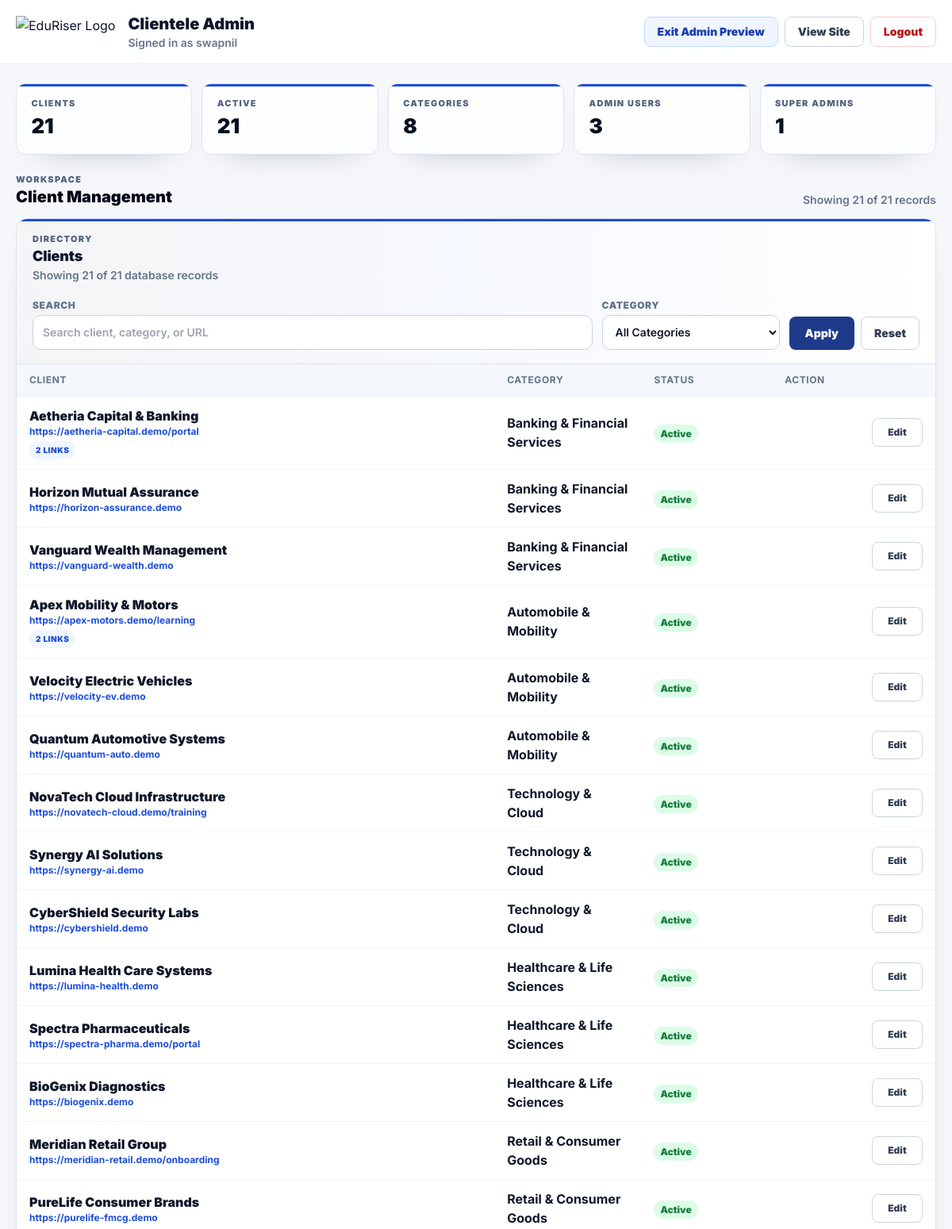
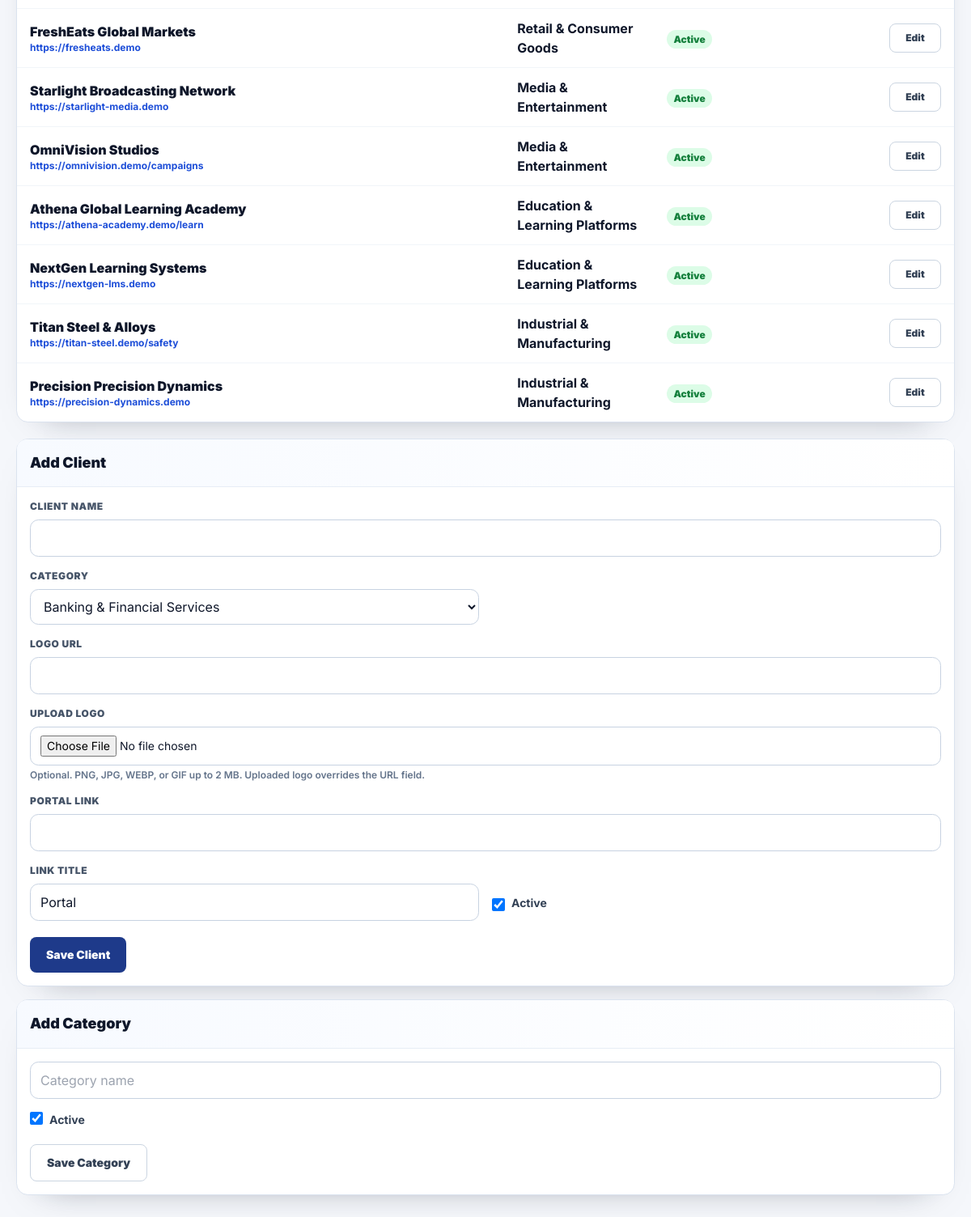
Page /admin/dashboard.php?preview_role=admin (signed in) on the committed database (2 pictures, top to bottom).
### tables this page shows
CREATE TABLE clients (
    id INT UNSIGNED AUTO_INCREMENT PRIMARY KEY,
    category_id INT UNSIGNED NOT NULL,
    name VARCHAR(180) NOT NULL,
    logo_url VARCHAR(500) DEFAULT NULL,
    primary_url VARCHAR(800) DEFAULT NULL,
    sort_order INT NOT NULL DEFAULT 0,
    is_active TINYINT(1) NOT NULL DEFAULT 1,
    created_at TIMESTAMP DEFAULT CURRENT_TIMESTAMP,
    updated_at TIMESTAMP DEFAULT CURRENT_TIMESTAMP ON UPDATE CURRENT_TIMESTAMP,
    CONSTRAINT fk_clients_category FOREIGN KEY (category_id) REFERENCES categories(id) ON DELETE RESTRICT
);

CREATE TABLE categories (
    id INT UNSIGNED AUTO_INCREMENT PRIMARY KEY,
    name VARCHAR(120) NOT NULL UNIQUE,
    slug VARCHAR(140) NOT NULL UNIQUE,
    sort_order INT NOT NULL DEFAULT 0,
    is_active TINYINT(1) NOT NULL DEFAULT 1,
    created_at TIMESTAMP DEFAULT CURRENT_TIMESTAMP,
    updated_at TIMESTAMP DEFAULT CURRENT_TIMESTAMP ON UPDATE CURRENT_TIMESTAMP
);

### includes/auth.php (called while the page is built, shortened)
<?php
require_once __DIR__ . '/db.php';
function e(?string $value): string
{
    return htmlspecialchars((string) $value, ENT_QUOTES, 'UTF-8');
}
function current_admin_email(): string
{
    return (string) ($_SESSION['employee_email'] ?? $_SESSION['sso_email'] ?? $_SESSION['admin_username'] ?? '');
}
function employee_is_super_admin(string $email): bool
{
    if (!empty($_SESSION['admin_user_id'])) {
        return true;
    }
    $employee = get_active_employee($email);
    return (int) $employee['is_super_admin'] === 1;
}

### includes/db.php (called while the page is built, shortened)
<?php
function db(): PDO
{
    static $pdo = null;
    if ($pdo instanceof PDO) {
        return $pdo;
    }
    try {
        $dsn = 'mysql:host=localhost;dbname=demo_clientele;charset=utf8mb4';
        $pdo = new PDO($dsn, 'root', '', [
            PDO::ATTR_ERRMODE => PDO::ERRMODE_EXCEPTION,
            PDO::ATTR_DEFAULT_FETCH_MODE => PDO::FETCH_ASSOC,
            PDO::ATTR_EMULATE_PREPARES => false,
        ]);
    } catch (Throwable $e) {
        $dsn = 'mysql:host=' . DB_HOST . ';dbname=' . DB_NAME . ';charset=utf8mb4';
        $pdo = new PDO($dsn, DB_USER, DB_PASS, [
            PDO::ATTR_ERRMODE => PDO::ERRMODE_EXCEPTION,
            PDO::ATTR_DEFAULT_FETCH_MODE => PDO::FETCH_ASSOC,
            PDO::ATTR_EMULATE_PREPARES => false,
        ]);
    }
    $pdo->prepare('SET time_zone = ?')->execute([DB_TIMEZONE_OFFSET]);
    return $pdo;
}

### includes/client_repository.php (called while the page is built, shortened)
<?php
require_once __DIR__ . '/db.php';
function get_categories(bool $activeOnly = false): array
{
    $sql = 'SELECT * FROM categories';
    $sql .= ' ORDER BY sort_order ASC, name ASC';
    return db()->query($sql)->fetchAll();
}

### admin/dashboard.php (the view, shortened to what this page needs)
<?php
require_once __DIR__ . '/../includes/auth.php';
require_once __DIR__ . '/../includes/client_repository.php';
$pdo = db();
$currentAdminEmail = current_admin_email();
$isSuperAdmin = employee_is_super_admin($currentAdminEmail);
$previewAdminView = $isSuperAdmin && ($_GET['preview_role'] ?? '') === 'admin';
$categories = get_categories();
$search = trim((string) ($_GET['search'] ?? ''));
$params = [];
$sql = 'SELECT c.*, cat.name AS category_name,
               (SELECT COUNT(*) FROM client_links cl WHERE cl.client_id = c.id) AS link_count
        FROM clients c
        INNER JOIN categories cat ON cat.id = c.category_id';
$sql .= ' ORDER BY cat.sort_order ASC, cat.name ASC, c.sort_order ASC, c.name ASC';
$stmt = $pdo->prepare($sql);
$stmt->execute($params);
$clients = $stmt->fetchAll();
$totalClientCount = (int) $pdo->query('SELECT COUNT(*) FROM clients')->fetchColumn();
$activeClientCount = (int) $pdo->query('SELECT COUNT(*) FROM clients WHERE is_active = 1')->fetchColumn();
$adminEmployeeCount = (int) $pdo->query('SELECT COUNT(*) FROM employees WHERE can_access_admin = 1 AND is_active = 1')->fetchColumn();
try {
    $superAdminEmployeeCount = (int) $pdo->query('SELECT COUNT(*) FROM employees WHERE is_super_admin = 1 AND is_active = 1')->fetchColumn();
} catch (Throwable $exception) {
    $superAdminEmployeeCount = 0;
}
$totalClients = count($clients);
?>
<!DOCTYPE html>
<html lang="en">
<head>
    <script src="https://cdn.tailwindcss.com"></script>
</head>
<body class="text-slate-900">
    <header class="sticky top-0 z-40 border-b border-slate-200 bg-white/90 backdrop-blur">
        <div class="mx-auto flex max-w-7xl flex-col gap-4 px-4 py-4 sm:px-5 lg:flex-row lg:items-center lg:justify-between">
            <div class="flex items-center gap-4">
                <img src="https://eduriserck.com/eduriser/eduriser-logo.svg" alt="EduRiser Logo" class="h-10 w-auto">
                <div>
                    <h1 class="text-xl font-black">Clientele Admin</h1>
                    <p class="text-sm font-semibold text-slate-500">Signed in as <?= e($_SESSION['admin_username'] ?? 'admin') ?></p>
                </div>
            </div>
            <div class="admin-header-actions flex flex-wrap gap-2">
                <?php if ($isSuperAdmin): ?>
                    <?php if ($previewAdminView): ?>
                        <a href="dashboard.php" class="inline-flex rounded-lg border border-blue-200 bg-blue-50 px-4 py-2 text-sm font-black text-blue-800 hover:bg-blue-100">Exit Admin Preview</a>
                    <?php else: ?>
                        <a href="dashboard.php?preview_role=admin" class="inline-flex rounded-lg border border-blue-200 bg-blue-50 px-4 py-2 text-sm font-black text-blue-800 hover:bg-blue-100">Preview Admin View</a>
                    <?php endif; ?>
                <?php endif; ?>
                <a href="../index.php" target="_blank" class="inline-flex rounded-lg border border-slate-300 bg-white px-4 py-2 text-sm font-black text-slate-700 hover:bg-blue-50">View Site</a>
                <a href="logout.php" class="inline-flex rounded-lg border border-red-200 bg-white px-4 py-2 text-sm font-black text-red-700 hover:bg-red-50">Logout</a>
            </div>
        </div>
    </header>
    <main class="admin-shell">
        <section class="grid grid-cols-2 gap-3 lg:grid-cols-5">
            <div class="admin-surface admin-stat">
                <div class="admin-stat-top"><p class="admin-eyebrow">Clients</p></div>
                <p class="admin-stat-value font-black"><?= $totalClientCount ?></p>
            </div>
            <div class="admin-surface admin-stat">
                <div class="admin-stat-top"><p class="admin-eyebrow">Active</p></div>
                <p class="admin-stat-value font-black"><?= $activeClientCount ?></p>
            </div>
            <div class="admin-surface admin-stat">
                <div class="admin-stat-top"><p class="admin-eyebrow">Categories</p></div>
                <p class="admin-stat-value font-black"><?= count($categories) ?></p>
            </div>
            <div class="admin-surface admin-stat">
                <div class="admin-stat-top"><p class="admin-eyebrow">Admin Users</p></div>
                <p class="admin-stat-value font-black"><?= $adminEmployeeCount ?></p>
            </div>
            <div class="admin-surface admin-stat">
                <div class="admin-stat-top"><p class="admin-eyebrow">Super Admins</p></div>
                <p class="admin-stat-value font-black"><?= $superAdminEmployeeCount ?></p>
            </div>
        </section>
        <div class="admin-workspace-title">
            <div>
                <p class="admin-eyebrow">Workspace</p>
                <h2 class="text-xl font-black text-slate-950">Client Management</h2>
            </div>
            <p class="text-sm font-semibold text-slate-500">Showing <?= $totalClients ?> of <?= $totalClientCount ?> records</p>
        </div>
        <section class="grid items-stretch gap-5 xl:grid-cols-[minmax(0,1fr)_24rem]">
            <div class="admin-tools-column order-2 xl:order-2">
                <form method="post" enctype="multipart/form-data" class="admin-surface admin-tool-card">
                    <h2 class="text-lg font-black">Add Client</h2>
                    <div class="mt-4 grid gap-4 sm:grid-cols-2">
                        <div class="sm:col-span-2">
                            <label class="mb-2 block text-xs font-black uppercase tracking-wider text-slate-600">Client Name</label>
                            <input name="name" required class="admin-input">
                        </div>
                        <div>
                            <label class="mb-2 block text-xs font-black uppercase tracking-wider text-slate-600">Category</label>
                            <select name="category_id" required class="admin-input">
                                <?php foreach ($categories as $category): ?>
                                    <option value="<?= (int) $category['id'] ?>"><?= e($category['name']) ?></option>
                                <?php endforeach; ?>
                            </select>
                        </div>
                        <div class="sm:col-span-2">
                            <label class="mb-2 block text-xs font-black uppercase tracking-wider text-slate-600">Logo URL</label>
                            <input name="logo_url" type="text" class="admin-input">
                        </div>
                        <div class="sm:col-span-2">
                            <label class="mb-2 block text-xs font-black uppercase tracking-wider text-slate-600">Upload Logo</label>
                            <input name="logo_file" type="file" accept="image/png,image/jpeg,image/webp,image/gif" class="admin-input text-sm">
                            <p class="mt-1 text-xs font-semibold text-slate-500">Optional. PNG, JPG, WEBP, or GIF up to 2 MB. Uploaded logo overrides the URL field.</p>
                        </div>
                        <div class="sm:col-span-2">
                            <label class="mb-2 block text-xs font-black uppercase tracking-wider text-slate-600">Portal Link</label>
                            <input name="primary_url" type="url" required class="admin-input">
                        </div>
                        <div>
                            <label class="mb-2 block text-xs font-black uppercase tracking-wider text-slate-600">Link Title</label>
                            <input name="link_title" value="Portal" class="admin-input">
                        </div>
                        <label class="flex items-end gap-2 pb-3 text-sm font-bold text-slate-700">
                            <input name="is_active" type="checkbox" checked class="h-4 w-4 rounded border-slate-300">
                            Active
                        </label>
                    </div>
                    <button class="mt-5 w-full rounded-lg bg-blue-900 px-5 py-3 text-sm font-black text-white hover:bg-blue-800 sm:w-auto">Save Client</button>
                </form>
                <form method="post" class="admin-surface admin-tool-card">
                    <h2 class="text-lg font-black">Add Category</h2>
                    <div class="mt-4 grid gap-4">
                        <input name="name" required placeholder="Category name" class="admin-input">
                    </div>
                    <label class="mt-4 flex gap-2 text-sm font-bold text-slate-700">
                        <input name="is_active" type="checkbox" checked class="h-4 w-4 rounded border-slate-300">
                        Active
                    </label>
                    <button class="mt-5 w-full rounded-lg border border-slate-300 bg-white px-5 py-3 text-sm font-black text-slate-700 hover:bg-blue-50 sm:w-auto">Save Category</button>
                </form>
            </div>
            <section class="client-directory admin-surface order-1 flex min-h-[32rem] flex-col overflow-hidden xl:order-1">
                <div class="admin-section-heading">
                    <div class="flex flex-col gap-2 sm:flex-row sm:items-end sm:justify-between">
                        <div>
                            <p class="admin-eyebrow">Directory</p>
                            <h2 class="text-lg font-black">Clients</h2>
                            <p id="clientVisibleCount" class="text-sm font-semibold text-slate-500">
                            </p>
                        </div>
                    </div>
                    <form method="get" class="mt-4 grid gap-3 lg:grid-cols-[minmax(0,1fr)_14rem_auto]">
                        <div>
                            <label for="clientSearch" class="mb-1 block text-xs font-black uppercase tracking-wider text-slate-500">Search</label>
                            <input id="clientSearch" name="search" value="<?= e($search) ?>" type="search" placeholder="Search client, category, or URL" class="admin-input text-sm font-semibold">
                        </div>
                        <div>
                            <label for="categoryFilter" class="mb-1 block text-xs font-black uppercase tracking-wider text-slate-500">Category</label>
                            <select id="categoryFilter" name="category_id" class="admin-input text-sm font-semibold">
                                <option value="0">All Categories</option>
                            </select>
                        </div>
                        <div class="grid gap-2 sm:flex sm:items-end">
                            <button class="h-[42px] rounded-lg bg-blue-900 px-5 text-sm font-black text-white hover:bg-blue-800" type="submit">Apply</button>
                            <a href="dashboard.php" class="inline-flex h-[42px] items-center justify-center rounded-lg border border-slate-300 bg-white px-4 text-sm font-black text-slate-700 hover:bg-blue-50">Reset</a>
                        </div>
                    </form>
                </div>
                <div class="admin-table-wrap admin-table-scroll flex-1">
                    <table class="admin-table w-full">
                        <thead class="bg-slate-50 text-left text-xs font-black uppercase tracking-wider text-slate-500">
                            <tr><th class="client-column px-4 py-3">Client</th><th class="category-column px-4 py-3">Category</th><th class="status-column px-4 py-3">Status</th><th class="action-column px-4 py-3">Action</th></tr>
                        </thead>
                        <tbody>
                            <?php foreach ($clients as $client): ?>
                                <tr class="client-row border-t border-slate-100" data-client-category-id="<?= (int) $client['category_id'] ?>" data-client-search="<?= e(strtolower((string) $client['name'] . ' ' . (string) $client['category_name'] . ' ' . (string) $client['primary_url'])) ?>">
                                    <td class="px-4 py-3" data-label="Client">
                                        <p class="font-black"><?= e($client['name']) ?></p>
                                        <a href="<?= e($client['primary_url']) ?>" target="_blank" class="block max-w-full truncate text-xs font-bold text-blue-700"><?= e($client['primary_url']) ?></a>
                                        <?php if ((int) $client['link_count'] > 1): ?>
                                            <span class="mt-1 inline-flex rounded-full bg-blue-50 px-2 py-1 text-[10px] font-black uppercase tracking-wider text-blue-700"><?= (int) $client['link_count'] ?> links</span>
                                        <?php endif; ?>
                                    </td>
                                    <td class="px-4 py-3 font-bold" data-label="Category"><?= e($client['category_name']) ?></td>
                                    <td class="px-4 py-3" data-label="Status"><span class="rounded-full <?= (int) $client['is_active'] === 1 ? 'bg-green-100 text-green-700' : 'bg-slate-100 text-slate-500' ?> px-2 py-1 text-xs font-black"><?= (int) $client['is_active'] === 1 ? 'Active' : 'Paused' ?></span></td>
                                    <td class="action-column px-4 py-3" data-label="Action">
                                        <div class="actions-wrap flex flex-col items-stretch justify-end gap-2 min-[1180px]:flex-row min-[1180px]:items-center">
                                            <a href="edit-client.php?id=<?= (int) $client['id'] ?>" class="action-button inline-flex h-9 min-w-16 items-center justify-center rounded-lg border border-slate-300 bg-white px-3 text-xs font-black text-slate-700 transition hover:border-blue-200 hover:bg-blue-50 hover:text-blue-800">Edit</a>
                                        </div>
                                    </td>
                                </tr>
                            <?php endforeach; ?>
                        </tbody>
                    </table>
                </div>
            </section>
        </section>
    </main>
</body>
</html>

### rows in the picture
clients: name "Aetheria Capital & Banking", primary_url "https://aetheria-capital.demo/portal", link_count "2", category.name "Banking & Financial Services", is_active "Active"
clients: name "Horizon Mutual Assurance", primary_url "https://horizon-assurance.demo", category.name "Banking & Financial Services", is_active "Active"
clients: name "Vanguard Wealth Management", primary_url "https://vanguard-wealth.demo", category.name "Banking & Financial Services", is_active "Active"
clients: name "Apex Mobility & Motors", primary_url "https://apex-motors.demo/learning", link_count "2", category.name "Automobile & Mobility", is_active "Active"
clients: name "Velocity Electric Vehicles", primary_url "https://velocity-ev.demo", category.name "Automobile & Mobility", is_active "Active"
clients: name "Quantum Automotive Systems", primary_url "https://quantum-auto.demo", category.name "Automobile & Mobility", is_active "Active"
clients: name "NovaTech Cloud Infrastructure", primary_url "https://novatech-cloud.demo/training", category.name "Technology & Cloud", is_active "Active"
clients: name "Synergy AI Solutions", primary_url "https://synergy-ai.demo", category.name "Technology & Cloud", is_active "Active"
clients: name "CyberShield Security Labs", primary_url "https://cybershield.demo", category.name "Technology & Cloud", is_active "Active"
clients: name "Lumina Health Care Systems", primary_url "https://lumina-health.demo", category.name "Healthcare & Life Sciences", is_active "Active"
clients: name "Spectra Pharmaceuticals", primary_url "https://spectra-pharma.demo/portal", category.name "Healthcare & Life Sciences", is_active "Active"
clients: name "BioGenix Diagnostics", primary_url "https://biogenix.demo", category.name "Healthcare & Life Sciences", is_active "Active"
clients: name "Meridian Retail Group", primary_url "https://meridian-retail.demo/onboarding", category.name "Retail & Consumer Goods", is_active "Active"
clients: name "PureLife Consumer Brands", primary_url "https://purelife-fmcg.demo", category.name "Retail & Consumer Goods", is_active "Active"
clients: name "FreshEats Global Markets", primary_url "https://fresheats.demo", category.name "Retail & Consumer Goods", is_active "Active"
clients: name "Starlight Broadcasting Network", primary_url "https://starlight-media.demo", category.name "Media & Entertainment", is_active "Active"
clients: name "OmniVision Studios", primary_url "https://omnivision.demo/campaigns", category.name "Media & Entertainment", is_active "Active"
clients: name "Athena Global Learning Academy", primary_url "https://athena-academy.demo/learn", category.name "Education & Learning Platforms", is_active "Active"
clients: name "NextGen Learning Systems", primary_url "https://nextgen-lms.demo", category.name "Education & Learning Platforms", is_active "Active"
clients: name "Titan Steel & Alloys", primary_url "https://titan-steel.demo/safety", category.name "Industrial & Manufacturing", is_active "Active"
clients: name "Precision Precision Dynamics", primary_url "https://precision-dynamics.demo", category.name "Industrial & Manufacturing", is_active "Active"

### other values in the picture
$_SESSION['admin_username'] "swapnil"
$totalClientCount "21"
$activeClientCount "21"
count($categories) "8"
$adminEmployeeCount "3"
$superAdminEmployeeCount "1"
$totalClients "21"
form field category_id "Banking & Financial Services"
